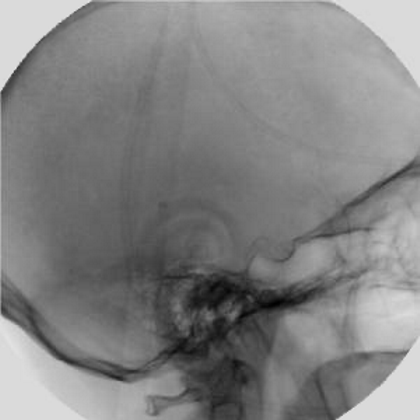
%> input picture Digital_Image_Processing/Homework 1/Im-1-5a.tif, 420 x 420 px
$ octave problem_5.m   (GNU Octave 9; MATLAB toolbox functions it lacks are replaced by stand-ins)
%> lines starting %> are read from the running program, lines starting %| are printed output that depends on the picture
close all
clear

xray_1 = imread('Im-1-5a.tif');
%> xray_1 is the input picture: size 420x420 uint8; min 0, max 234, mean 130.7
xray_2 = imread('Im-1-5b.tif');
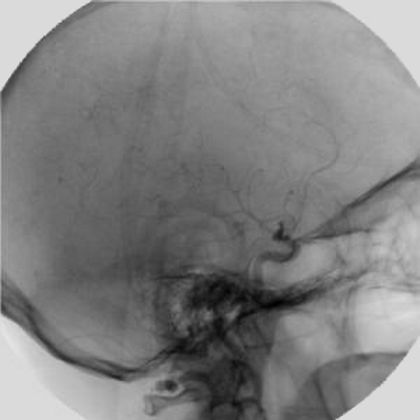
%> input picture Digital_Image_Processing/Homework 1/Im-1-5b.tif, 420 x 420 px
%> xray_2 is the input picture: size 420x420 uint8; min 0, max 229, mean 129.3

xray_diff = abs(xray_1 - xray_2);
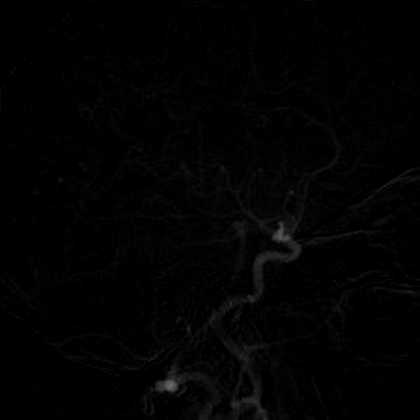
%> xray_diff: size 420x420 uint8; min 0, max 104, mean 2.3
xray_diff_enhan = 255 - xray_diff;
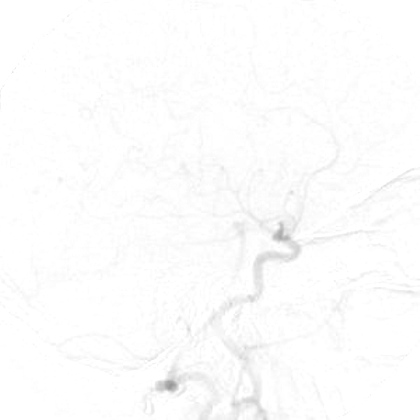
%> xray_diff_enhan: size 420x420 uint8; min 151, max 255, mean 252.7

subplot(2,2,1)
imshow(xray_1)
title('Image 1')
subplot(2,2,2)
imshow(xray_2)
title('Image 2')
subplot(2,2,3)
imshow(xray_diff)
title('Difference')
subplot(2,2,4)
imshow(xray_diff_enhan)
title('Enhanced Difference')
